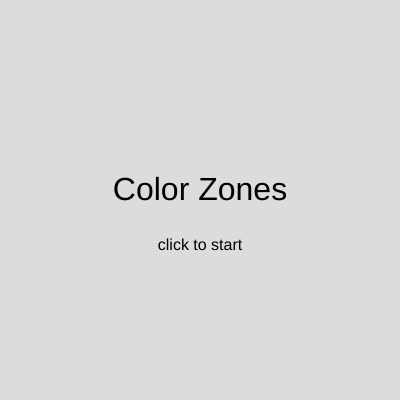
Frame 1 (no input)
Frame 60 (no input): identical to frame 1, image omitted
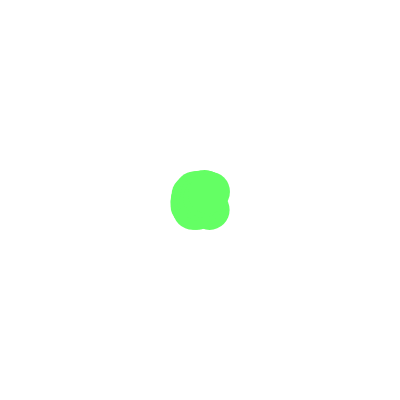
Frame 120 (the mouse pressed at the canvas centre since frame 60)

The p5.js sketch that drew these frames (run headless with seeded random() and noise() and a simulated clock; from frame 60 on, the mouse is pressed at the canvas centre):

// p5.js sketch
// ── sketch.js
// Michael
// Color Zones
// Instructions: Click to start. Hold mouse to paint.
//               Move mouse left/right to change colors.
//               Press any key when done to see your artwork.
//               Press any key on gallery screen to start over.

let state = 0;
let brushSize = 40;
let c;

function setup() {
  createCanvas(400, 400);
  background(255);
  noStroke();
}

function draw() {
  if (state === 0) {
    drawMenu();
  } else if (state === 1) {
    drawCanvas();
  } else if (state === 2) {
    drawGallery();
  }
}

function drawMenu() {
  background(220);
  textSize(32);
  textAlign(CENTER);
  fill(0);
  text('Color Zones', 200, 200);
  textSize(16);
  text('click to start', 200, 250);
}

function drawCanvas() {
  if (mouseX < 133) {
    c = color(255, 100, 100);
  } else if (mouseX < 266) {
    c = color(100, 255, 100);
  } else {
    c = color(100, 100, 255);
  }
  if (mouseIsPressed) {
    fill(c);
    let x = mouseX + random(-10, 10);
    let y = mouseY + random(-10, 10);
    ellipse(x, y, brushSize, brushSize);
  }
}

function drawGallery() {
  fill(255);
  rect(75, 155, 250, 90);
  fill(0);
  textSize(32);
  textAlign(CENTER);
  text('Your Artwork!', 200, 190);
  textSize(16);
  text('press any key to start over', 200, 225);
}

function mousePressed() {
  if (state === 0) {
    state = state + 1;
    background(255);
  }
}

function keyPressed() {
  if (state === 1) {
    state = state + 1;
  } else if (state === 2) {
    state = 0;
    background(255);
  }
}
